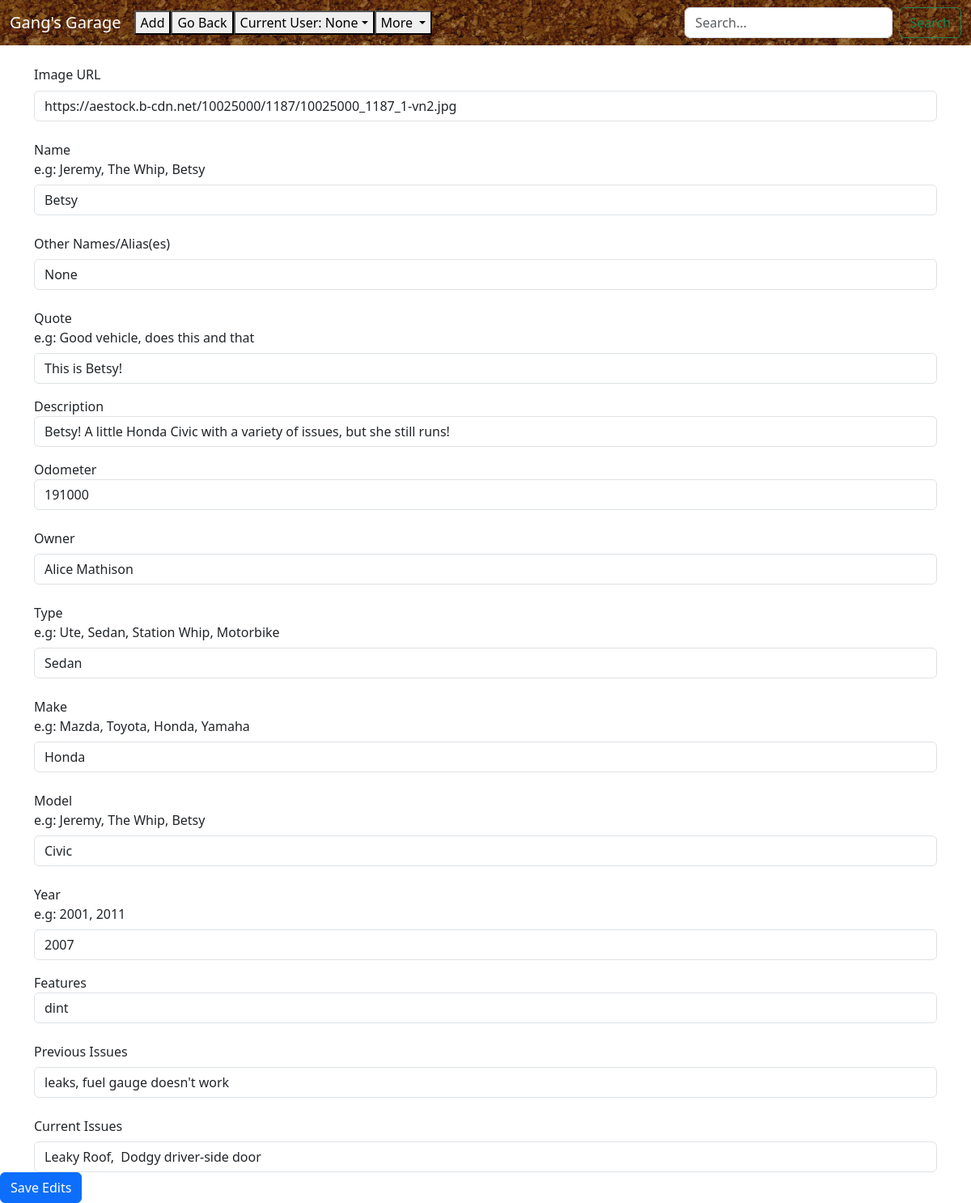
Screenshot of /edit_vehicle?id=3 (signed in) with the database file from the repository.
### models.py (models this page shows, shortened)
class Vehicle(db.Model):
    id = db.Column(db.Integer, primary_key=True)
    image = db.Column(db.String, nullable=True)
    name = db.Column(db.String(100), nullable=False)
    alias = db.Column(db.String(100), nullable=True)
    quote = db.Column(db.String(100), nullable = True)
    description = db.Column(db.Text)
    odometer =  db.Column(db.String(100), nullable = True)
    owner = db.Column(db.String(100), nullable = True)
    type = db.Column(db.String(100), nullable=True)
    make = db.Column(db.String(100), nullable=True)
    model = db.Column(db.String(100), nullable=True)
    year = db.Column(db.Integer, nullable = True)
    features = db.Column(db.Text)
    currentissues = db.Column(db.Text)
    previousissues = db.Column(db.Text)
    databaseid = db.Column(db.Integer, nullable = False)

### views.py (the view, shortened to what this page needs)
    @app.route('/edit_vehicle', methods=['GET', 'POST'])
    def edit_vehicle():
        userid=request.args.get('userid')
        ActiveUser=request.args.get('ActiveUser')
        user = User.query.get(userid)
        id = request.args.get('id')
        vehicle = Vehicle.query.get(id)
        if request.method == 'GET':
            return render_template('edit_vehicle.html', vehicle = vehicle, ActiveUser=ActiveUser, user=user)

### templates/edit_vehicle.html (shortened to what this page needs)
{% extends "base.html" %} {% block title %}Home{% endblock %}{% block content %}
<form action="/edit_vehicle" method="POST">
  <div class="mb-3">
    <label for="image" class="form-label">Image URL</label>
    <input class="form-control" id="vehicle-img" name="Image" value="{{vehicle.image}}"/>
  </div>
  <div class="mb-3">
    <label for="recipient-name" class="col-form-label">Name<br>e.g: Jeremy, The Whip, Betsy</label>
    <input type="text" class="form-control" id="vehicle-name" name='Name' value="{{vehicle.name}}"/>
  </div>
  <div class="mb-3">
    <label for="recipient-name" class="col-form-label">Other Names/Alias(es)</label>
    <input type="text" class="form-control" id="vehicle-alias" name='Alias' value="{{vehicle.alias}}"/>
  </div>
  <div class="mb-3">
    <label for="message-text" class="col-form-label">Quote<br>e.g: Good vehicle, does this and that</label>
    <input class="form-control" id="vehicle-quote" name="Quote" value="{{vehicle.quote}}"/>
  </div>
  <div class="mb-3">
    <label for="message-text" class="col-form-label"></label>Description</label>
    <input class="form-control" id="vehicle-description" name="Description" value="{{vehicle.description}}"/>
  </div>
  <div class="mb-3">
    <label for="message-text" class="col-form-label"></label>Odometer</label>
    <input class="form-control" id="vehicle-odometer" name="Odometer" value="{{vehicle.odometer}}"/>
  </div>
  <div class="mb-3">
    <label for="message-text" class="col-form-label">Owner</label>
    <input class="form-control" id="vehicle-owner" name="Owner" value="{{vehicle.owner}}"/>
  </div>
  <div class="mb-3">
    <label for="message-text" class="col-form-label">Type<br>e.g: Ute, Sedan, Station Whip, Motorbike</label>
    <input class="form-control" id="vehicle-type" name="Type" value="{{vehicle.type}}"/>
  </div>
  <div class="mb-3">
    <label for="message-text" class="col-form-label">Make<br>e.g: Mazda, Toyota, Honda, Yamaha</label>
    <input class="form-control" id="vehicle-make" name="Make" value="{{vehicle.make}}"/>
  </div>
  <div class="mb-3">
    <label for="message-text" class="col-form-label">Model<br>e.g: Jeremy, The Whip, Betsy</label>
    <input class="form-control" id="vehicle-model" name="Model" value="{{vehicle.model}}"/>
  </div>
  <div class="mb-3">
    <label for="message-text" class="col-form-label">Year<br>e.g: 2001, 2011</label>
    <input class="form-control" id="vehicle-year" name="Year" value="{{vehicle.year}}"/>
  </div>
  <div class="mb-3">
    <label for="message-text" class="col-form-label"></label>Features</label>
    <input class="form-control" id="vehicle-description" name="Features" value="{{vehicle.features}}"/>
  </div>
  <div class="mb-3">
    <label for="message-text" class="col-form-label">Previous Issues</label>
    <input class="form-control" id="previous-issues" name="PreviousIssues" value="{{vehicle.previousissues}}"/>
  </div>
    <label for="message-text" class="col-form-label">Current Issues</label>
    <input class="form-control" id="current-issues" name="CurrentIssues" value="{{vehicle.currentissues}}"/>
  </div>
  <button type="submit" class="btn btn-primary">Save Edits</button>
{%endblock%}

### templates/base.html (shortened to what this page needs)
<!DOCTYPE html>
<html lang="en" class="blackbackground">
    <head>
        <link
            href="https://cdn.jsdelivr.net/npm/bootstrap@5.3.3/dist/css/bootstrap.min.css"
            rel="stylesheet"
        />
        <link
        rel="stylesheet"
        href="{{ url_for('static', filename='css/custom.css') }}"
        />
    </head>
    <body>
    </body>
        <nav class="navbar navbar-dark navbar-expand-lg" style="background-image: url(static/CorkTexture.jpeg); background-size:250px; background-repeat:repeat-y; background-repeat:repeat-x;">
            <div class="container-fluid">
                <a class="navbar-brand titlelink" href="{{url_for('menu', ActiveUser=ActiveUser, userid=userid)}}">Gang's Garage</a>
            <div class="collapse navbar-collapse" id="navbarSupportedContent">
                <ul class="navbar-nav me-auto mb-2 mb-lg-0">
                    <button
                        type="button"
                        data-bs-toggle="modal"
                        data-bs-target="#exampleModal"
                    >
                        Add
                    </button>
                    <button onclick="history.back()">Go Back</button>
                    <li class="nav-item dropdown">
                        <button class="dropdown-toggle"
                            href="#"
                            role="button"
                            data-bs-toggle="dropdown"
                            aria-expanded="false"
                        >
                            Current User: {{ ActiveUser }}</button>
                    </li>
                    <li class="nav-item dropdown">
                        <button
                            class="dropdown-toggle"
                            href="#"
                            role="button"
                            data-bs-toggle="dropdown"
                            aria-expanded="false"
                        >
                            More
                    </button>
                    </li>
                </ul>
                <form class="d-flex" action = "/search" method = "POST" role="search">
                    <input
                        name = "name"
                        class="form-control me-2"
                        type="search"
                        placeholder="Search..."
                        aria-label="Search"
                    />
                    <button class="btn btn-outline-success" type="submit" >Search</button>
                </form>
            </div>
        </div>
    </nav>
    <div class="container mt-4">{% block content%} {% endblock %}</div>
</html>

### static/css/custom.css (style rules this page uses)
.blackbackground { background-color: #222224; }
.titlelink { color:white }

### rows the page displays
Vehicle: alias "None", Image "https://aestock.b-cdn.net/10025000/1187/10025000_1187_1-vn2.jpg", Name "Betsy", Alias "None", Quote "This is Betsy!", Description "Betsy! A little Honda Civic with a variety of issues, but she still runs!", Odometer "191000", Owner "Alice Mathison", Type "Sedan", Make "Honda", Model "Civic", Year "2007", Features "dint", PreviousIssues "leaks, fuel gauge doesn't work", CurrentIssues "Leaky Roof, Dodgy driver-side door"
